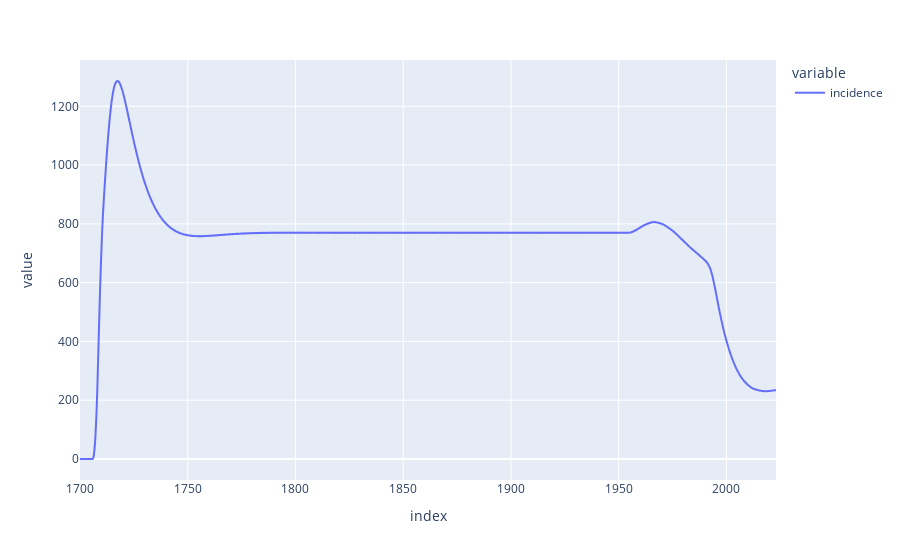

Notebook cell for this chart:
### Code cell
derived_df_0['incidence'].plot()

### Figure 1 — Plotly figure (JSON) as saved in the notebook; plotly's stock layout.template omitted (floating-point values rounded to 4 significant figures; data arrays with more than 128 entries replaced by an {"elided": "..."} marker saying what was removed)
{"data": [{"hovertemplate": "variable=incidence<br>index=%{x}<br>value=%{y}<extra></extra>", "legendgroup": "incidence", "line": {"color": "#636efa", "dash": "solid"}, "marker": {"symbol": "circle"}, "mode": "lines", "name": "incidence", "showlegend": true, "type": "scattergl", "x": {"elided": "3231 float values"}, "xaxis": "x", "y": {"elided": "3231 float values"}, "yaxis": "y"}], "layout": {"legend": {"title": {"text": "variable"}, "tracegroupgap": 0}, "margin": {"t": 60}, "xaxis": {"anchor": "y", "domain": [0, 1], "title": {"text": "index"}}, "yaxis": {"anchor": "x", "domain": [0, 1], "title": {"text": "value"}}}}
